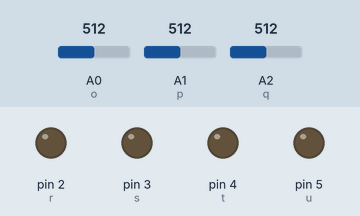
Bench run of a sketch on a simulated Arduino Uno, built with avr-gcc and run on an emulated ATmega328P. On the bench: output pins drawn as LEDs (lit = HIGH). The inputs (shaded band) are chosen by the test bench; at power-on: A0 (o) = 512, A1 (p) = 512, A2 (q) = 512.

Above: at 1.2 s.
1.3 s: A0 (o) set to 363
2.8 s: A0 (o) set to 343
At 3.4 s:
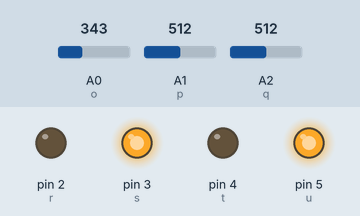
4.3 s: A1 (p) set to 356
At 5.5 s:
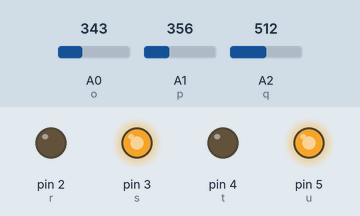
5.8 s: A1 (p) set to 332
At 6.8 s:
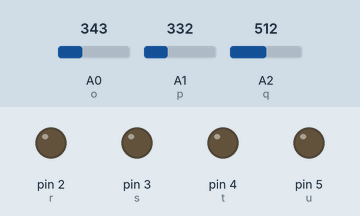
7.3 s: A0 (o) set to 360
At 8.1 s:
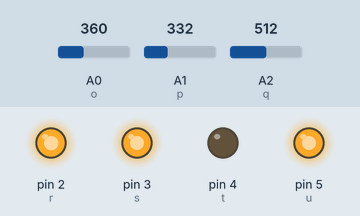
8.8 s: A0 (o) set to 290
At 9.2 s:
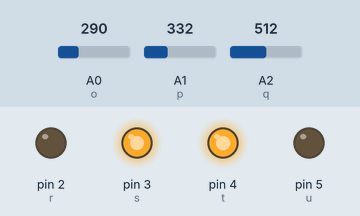
Timing chart, 0 to 11.3 s (numbered marks = the images above; inputs shaded):
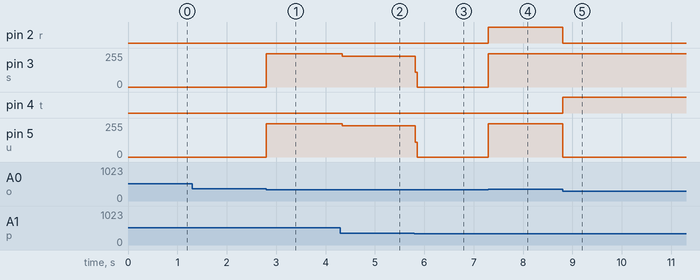

The sketch:

sketch_jun25b.ino
```cpp
int o=A0;
int p=A1;
int q=A2;
int r=2;
int s=3;
int t=4;
int u=5;
void setup() {
  // put your setup code here, to run once:
pinMode(o,INPUT);
pinMode(p,INPUT);
pinMode(q,INPUT);
pinMode(r,OUTPUT);
pinMode(s,OUTPUT);
pinMode(t,OUTPUT);
pinMode(u,OUTPUT);
Serial.begin(9600);
}

void loop() {
  // put your main code here, to run repeatedly:
int x=analogRead(o);
int y=analogRead(p);
int z=analogRead(q);
if(x>=300&&x<=350&&y>=300&&y<=360)
  {
    analogWrite(s,0);
    digitalWrite(r,LOW);
    analogWrite(u,0);
    digitalWrite(t,LOW);
  }
if(x>=300&&x<=350&&y>=340)
  {
    analogWrite(s,250);
    digitalWrite(r,LOW);
    analogWrite(u,250);
    digitalWrite(t,LOW);
  }
  if(x<=350&&x>=300&&y<=300)
  {
    analogWrite(s,250);
    digitalWrite(r,HIGH);
    analogWrite(u,0);
    digitalWrite(t,HIGH);
  }
  if(x<=300&&y>=300&&y<=340)
  {
    analogWrite(s,250);
    digitalWrite(r,LOW);
    analogWrite(u,0);
    digitalWrite(t,HIGH);
  }
  if(x>=350&&y>=300&&y<=340)
  {
    analogWrite(s,250);
    digitalWrite(r,HIGH);
    analogWrite(u,250);
    digitalWrite(t,LOW);
  }
}
```

Measured:
- the behaviour switches between 351 and 350 on A0 (o) (found by bisection; images 0 and 1)
- the behaviour switches between 340 and 339 on A1 (p) (found by bisection; images 2 and 3)
- after the input at 1.3 s, every drawn part: stays the same
- after the input at 2.8 s, pin 3 (s), pin 5 (u): 0/255 → 250/255 at once
- after the input at 4.3 s, pin 3 (s): 250/255 → 232/255 at once; pin 5 (u): 250/255 → 235/255 at once
- after the input at 5.8 s, pin 3 (s): 232/255 → 0/255 at once; pin 5 (u): 235/255 → 0/255 at once
- after the input at 7.3 s, pin 2 (r): LOW → HIGH at once; pin 3 (s), pin 5 (u): 0/255 → 250/255 at once
- after the input at 8.8 s, pin 2 (r): HIGH → LOW at once; pin 4 (t): LOW → HIGH at once; pin 5 (u): 250/255 → 0/255 at once
